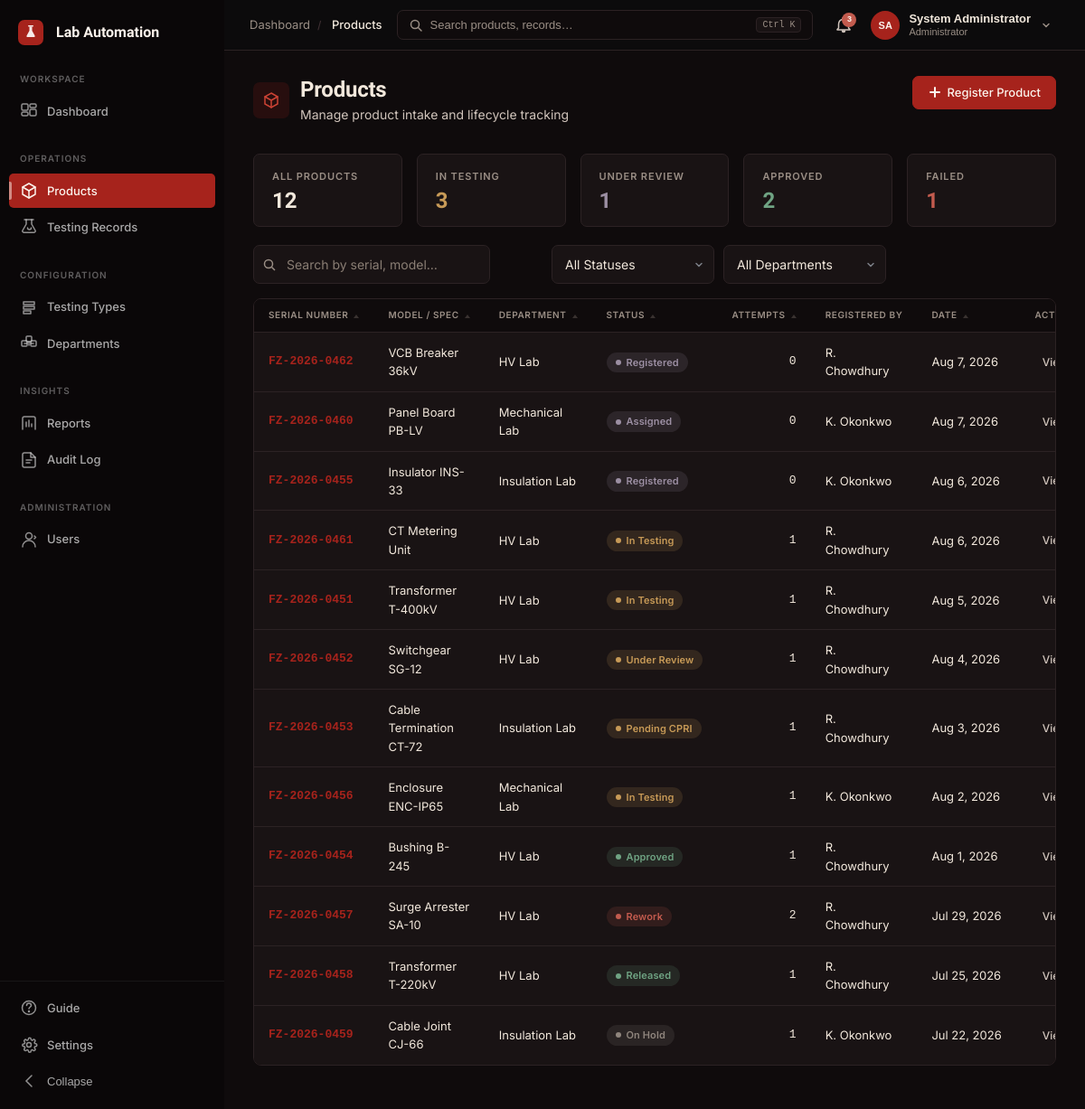
The page /products/index.php (signed in) on the database its author committed.
### tables this page shows
CREATE TABLE products (
    id               INT UNSIGNED AUTO_INCREMENT PRIMARY KEY,
    workspace_id     INT UNSIGNED NOT NULL,
    serial_number    VARCHAR(80) NOT NULL,
    spec_model       VARCHAR(150) NOT NULL,
    department_id    INT UNSIGNED NOT NULL,
    manufactured_at  DATE NULL,
    status           ENUM(
                        'registered','assigned','in_testing','submitted_for_review',
                        'failed_pending_rework','pending_cpri_approval','approved','released',
                        'on_hold','rejected','cancelled'
                     ) NOT NULL DEFAULT 'registered',
    attempt_count    TINYINT UNSIGNED NOT NULL DEFAULT 0,
    registered_by    INT UNSIGNED NOT NULL,
    notes            TEXT NULL,
    created_at       TIMESTAMP NOT NULL DEFAULT CURRENT_TIMESTAMP,
    updated_at       TIMESTAMP NOT NULL DEFAULT CURRENT_TIMESTAMP ON UPDATE CURRENT_TIMESTAMP,
    UNIQUE KEY uq_products_ws_serial (workspace_id, serial_number),
    KEY idx_products_workspace (workspace_id),
    KEY idx_products_department (department_id),
    KEY idx_products_status (status),
    KEY idx_products_registered_by (registered_by),
    KEY idx_products_created_at (created_at),
    CONSTRAINT fk_products_workspace     FOREIGN KEY (workspace_id) REFERENCES workspaces(id),
    CONSTRAINT fk_products_department    FOREIGN KEY (department_id) REFERENCES departments(id),
    CONSTRAINT fk_products_registered_by FOREIGN KEY (registered_by) REFERENCES users(id)
);

CREATE TABLE departments (
    id            INT UNSIGNED AUTO_INCREMENT PRIMARY KEY,
    workspace_id  INT UNSIGNED NOT NULL,
    name          VARCHAR(100) NOT NULL,
    description   VARCHAR(255) NULL,
    status        ENUM('active','inactive') NOT NULL DEFAULT 'active',
    created_at    TIMESTAMP NOT NULL DEFAULT CURRENT_TIMESTAMP,
    updated_at    TIMESTAMP NOT NULL DEFAULT CURRENT_TIMESTAMP ON UPDATE CURRENT_TIMESTAMP,
    UNIQUE KEY uq_departments_ws_name (workspace_id, name),
    KEY idx_departments_workspace (workspace_id),
    CONSTRAINT fk_departments_workspace FOREIGN KEY (workspace_id) REFERENCES workspaces(id)
);

CREATE TABLE users (
    id                     INT UNSIGNED AUTO_INCREMENT PRIMARY KEY,
    workspace_id           INT UNSIGNED NOT NULL,
    name                   VARCHAR(120) NOT NULL,
    email                  VARCHAR(150) NOT NULL,
    email_verified         TINYINT(1) NOT NULL DEFAULT 0,
    password_hash          VARCHAR(255) NOT NULL,
    role                   ENUM('administrator','testing_engineer','lab_technician','quality_manager','auditor') NOT NULL,
    department_id          INT UNSIGNED NULL,
    avatar                 VARCHAR(500) NULL,
    status                 ENUM('active','inactive') NOT NULL DEFAULT 'active',
    invitation_status      ENUM('pending','activated') NULL DEFAULT NULL,
    failed_login_attempts  TINYINT UNSIGNED NOT NULL DEFAULT 0,
    locked_until           DATETIME NULL,
    last_login_at          DATETIME NULL,
    password_changed_at    DATETIME NULL,
    created_at             TIMESTAMP NOT NULL DEFAULT CURRENT_TIMESTAMP,
    updated_at             TIMESTAMP NOT NULL DEFAULT CURRENT_TIMESTAMP ON UPDATE CURRENT_TIMESTAMP,
    UNIQUE KEY uq_users_email (email),
    KEY idx_users_workspace (workspace_id),
    KEY idx_users_department (department_id),
    KEY idx_users_role (role),
    KEY idx_users_status (status),
    CONSTRAINT fk_users_workspace   FOREIGN KEY (workspace_id) REFERENCES workspaces(id),
    CONSTRAINT fk_users_department  FOREIGN KEY (department_id) REFERENCES departments(id) ON DELETE SET NULL
);

### includes/auth.php (called while the page is built, shortened)
<?php
function auth_role(): string
{
    return $_SESSION['user']['role'] ?? '';
}
function can(string $permission): bool
{
    $role = auth_role();
    $permissions = [
        'administrator' => [
            'manage_users', 'manage_departments', 'manage_testing_types', 'manage_settings',
            'manage_testers',
            'register_product', 'edit_product', 'delete_product', 'assign_test',
            'view_all_tests', 'review_test', 'cpri_approve',
            'view_reports', 'export_reports', 'view_audit_log',
            'view_notifications',
        ],
        'testing_engineer' => [
            'register_product', 'edit_product', 'assign_test',
            'view_all_tests', 'review_test',
            'view_reports', 'export_reports', 'view_audit_log',
            'manage_testing_types', 'view_notifications',
        ],
        'lab_technician' => [
            'perform_test', 'record_measurements', 'submit_test',
            'view_own_tests', 'view_notifications',
        ],
        'quality_manager' => [
            'cpri_approve', 'cpri_reject',
            'view_all_tests', 'view_reports', 'export_reports',
            'view_audit_log', 'view_notifications',
        ],
        'auditor' => [
            'view_all_tests', 'view_reports', 'export_reports',
            'view_audit_log', 'view_notifications',
        ],
    ];
    $rolePerms = $permissions[$role] ?? [];
    return in_array($permission, $rolePerms, true);
}

### products/index.php (the view, shortened to what this page needs)
<?php
require_once __DIR__ . '/../includes/helpers.php';
require_once __DIR__ . '/../includes/header.php';
$wsId = auth_workspace_id();
$search       = trim($_GET['q'] ?? '');
$page         = max(1, (int) ($_GET['page'] ?? 1));
$perPage      = 20;
$offset       = ($page - 1) * $perPage;
$statsAllStmt = $pdo->prepare('SELECT COUNT(*) FROM products WHERE workspace_id = :ws');
$statsAllStmt->execute(['ws' => $wsId]);
$statsTestingStmt = $pdo->prepare("SELECT COUNT(*) FROM products WHERE workspace_id = :ws AND status = 'in_testing'");
$statsTestingStmt->execute(['ws' => $wsId]);
$statsReviewStmt = $pdo->prepare("SELECT COUNT(*) FROM products WHERE workspace_id = :ws AND status = 'submitted_for_review'");
$statsReviewStmt->execute(['ws' => $wsId]);
$statsApprovedStmt = $pdo->prepare("SELECT COUNT(*) FROM products WHERE workspace_id = :ws AND status IN ('approved','released')");
$statsApprovedStmt->execute(['ws' => $wsId]);
$statsFailedStmt = $pdo->prepare("SELECT COUNT(*) FROM products WHERE workspace_id = :ws AND status IN ('failed_pending_rework','rejected')");
$statsFailedStmt->execute(['ws' => $wsId]);
$stats = [
    'all'     => (int) $statsAllStmt->fetchColumn(),
    'testing' => (int) $statsTestingStmt->fetchColumn(),
    'review'  => (int) $statsReviewStmt->fetchColumn(),
    'approved'=> (int) $statsApprovedStmt->fetchColumn(),
    'failed'  => (int) $statsFailedStmt->fetchColumn(),
];
$where = [];
$params = [];
$where[] = 'p.workspace_id = :ws';
$params['ws'] = $wsId;
$whereSql = $where ? 'WHERE ' . implode(' AND ', $where) : '';
$stmt = $pdo->prepare("
    SELECT p.*, d.name AS department, u.name AS registered_by_name
    FROM products p
    LEFT JOIN departments d ON p.department_id = d.id
    LEFT JOIN users u ON p.registered_by = u.id
    {$whereSql}
    ORDER BY p.created_at DESC
    LIMIT {$perPage} OFFSET {$offset}
");
$stmt->execute($params);
$products = $stmt->fetchAll();
?>
<div class="page-header">
  <div class="page-header-left">
    <div class="d-flex align-center gap-12 mb-4">
      <div style="width:40px;height:40px;border-radius:var(--radius-md);background:var(--accent-tint);display:flex;align-items:center;justify-content:center;flex-shrink:0;">
        <svg width="20" height="20" viewBox="0 0 20 20" fill="none" stroke="var(--accent-strong)" stroke-width="1.5" stroke-linecap="round"><path d="M10 2L17 6v8l-7 4-7-4V6l7-4z"/><path d="M10 10l7-4M10 10v8M10 10L3 6"/></svg>
      </div>
      <div>
        <h1 class="page-title">Products</h1>
        <p class="page-subtitle" style="margin-top:2px;">Manage product intake and lifecycle tracking</p>
      </div>
    </div>
  </div>
  <?php if (can('register_product')): ?>
  <div class="page-actions">
    <a href="<?= url('products/create.php') ?>" class="btn btn-primary">
      <svg width="16" height="16" viewBox="0 0 16 16" fill="none" stroke="currentColor" stroke-width="2" stroke-linecap="round"><line x1="8" y1="3" x2="8" y2="13"/><line x1="3" y1="8" x2="13" y2="8"/></svg>
      Register Product
    </a>
  </div>
  <?php endif; ?>
</div>
<div class="stat-grid stat-grid-5" style="grid-template-columns:repeat(5,1fr);margin-bottom:20px;">
  <div class="stat-tile" style="padding:16px 20px;"><span class="stat-label">All Products</span><span class="stat-value" style="font-size:1.5rem;" data-count-to="<?= $stats['all'] ?>"><?= $stats['all'] ?></span></div>
  <div class="stat-tile" style="padding:16px 20px;"><span class="stat-label">In Testing</span><span class="stat-value" style="font-size:1.5rem;color:var(--warning);" data-count-to="<?= $stats['testing'] ?>"><?= $stats['testing'] ?></span></div>
  <div class="stat-tile" style="padding:16px 20px;"><span class="stat-label">Under Review</span><span class="stat-value" style="font-size:1.5rem;color:var(--info);" data-count-to="<?= $stats['review'] ?>"><?= $stats['review'] ?></span></div>
  <div class="stat-tile" style="padding:16px 20px;"><span class="stat-label">Approved</span><span class="stat-value" style="font-size:1.5rem;color:var(--success);" data-count-to="<?= $stats['approved'] ?>"><?= $stats['approved'] ?></span></div>
  <div class="stat-tile" style="padding:16px 20px;"><span class="stat-label">Failed</span><span class="stat-value" style="font-size:1.5rem;color:var(--fail);" data-count-to="<?= $stats['failed'] ?>"><?= $stats['failed'] ?></span></div>
</div>
<form method="get" action="" class="filter-bar">
  <div class="filter-search">
    <svg width="16" height="16" viewBox="0 0 16 16" fill="none" stroke="currentColor" stroke-width="1.5"><circle cx="7" cy="7" r="4.5"/><line x1="10.5" y1="10.5" x2="14" y2="14"/></svg>
    <input type="text" name="q" class="form-control" placeholder="Search by serial, model…" value="<?= e($search) ?>">
  </div>
  <select name="status" class="form-control" style="width:180px;" onchange="this.form.submit()">
    <option value="">All Statuses</option>
  </select>
  <select name="department" class="form-control" style="width:180px;" onchange="this.form.submit()">
    <option value="">All Departments</option>
  </select>
</form>
<div class="table-wrap">
  <table class="data-table">
    <thead>
      <tr>
        <th class="sortable">Serial Number</th>
        <th class="sortable">Model / Spec</th>
        <th class="sortable">Department</th>
        <th class="sortable">Status</th>
        <th class="sortable">Attempts</th>
        <th>Registered By</th>
        <th class="sortable">Date</th>
        <th class="col-actions">Actions</th>
      </tr>
    </thead>
    <tbody>
      <?php if (empty($products)): ?>
      <tr><td colspan="8" style="text-align:center;color:var(--ink-faint);padding:24px;">No products found.</td></tr>
      <?php else: ?>
      <?php foreach ($products as $p): ?>
      <tr>
        <td class="col-mono">
          <a href="<?= url('products/detail.php?id=' . $p['id']) ?>" style="font-weight:600;"><?= e($p['serial_number']) ?></a>
        </td>
        <td><?= e($p['spec_model']) ?></td>
        <td><?= e($p['department'] ?? '—') ?></td>
        <td><?= status_badge($p['status']) ?></td>
        <td class="col-num"><?= (int) $p['attempt_count'] ?></td>
        <td class="text-soft"><?= e($p['registered_by_name'] ?? '—') ?></td>
        <td class="text-soft" style="font-size:0.8125rem;white-space:nowrap;"><?= format_date($p['created_at']) ?></td>
        <td class="col-actions">
          <a href="<?= url('products/detail.php?id=' . $p['id']) ?>" class="btn btn-sm btn-ghost">View</a>
        </td>
      </tr>
      <?php endforeach; ?>
      <?php endif; ?>
    </tbody>
  </table>
</div>
<?php require_once __DIR__ . '/../includes/footer.php'; ?>

### includes/helpers.php (shortened to what this page needs)
<?php
function e(string $value): string
{
    return htmlspecialchars($value, ENT_QUOTES | ENT_SUBSTITUTE, 'UTF-8');
}
function url(string $path = ''): string
{
    return BASE_URL . '/' . ltrim($path, '/');
}
function format_date(?string $date, string $format = 'M j, Y'): string
{
    return (new DateTimeImmutable($date))->format($format);
}
function status_badge(string $status): string
{
    $map = [
        'registered'             => ['label' => 'Registered',       'class' => 'badge-info'],
        'assigned'               => ['label' => 'Assigned',         'class' => 'badge-info'],
        'in_testing'             => ['label' => 'In Testing',       'class' => 'badge-warning'],
        'submitted_for_review'   => ['label' => 'Under Review',     'class' => 'badge-warning'],
        'passed'                 => ['label' => 'Passed',           'class' => 'badge-success'],
        'failed'                 => ['label' => 'Failed',           'class' => 'badge-fail'],
        'failed_pending_rework'  => ['label' => 'Rework',           'class' => 'badge-fail'],
        'pending_cpri_approval'  => ['label' => 'Pending CPRI',     'class' => 'badge-warning'],
        'approved'               => ['label' => 'Approved',         'class' => 'badge-success'],
        'released'               => ['label' => 'Released',         'class' => 'badge-success'],
        'on_hold'                => ['label' => 'On Hold',          'class' => 'badge-hold'],
        'rejected'               => ['label' => 'Rejected',         'class' => 'badge-fail'],
        'cancelled'              => ['label' => 'Cancelled',        'class' => 'badge-hold'],
        'active'                 => ['label' => 'Active',           'class' => 'badge-success'],
        'inactive'               => ['label' => 'Inactive',         'class' => 'badge-hold'],
        'archived'               => ['label' => 'Archived',         'class' => 'badge-hold'],
        'pass'                   => ['label' => 'Pass',             'class' => 'badge-success'],
        'fail'                   => ['label' => 'Fail',             'class' => 'badge-fail'],
    ];
    $entry = $map[$status] ?? ['label' => ucfirst(str_replace('_', ' ', $status)), 'class' => 'badge-hold'];
    return '<span class="status-badge ' . $entry['class'] . '"><span class="status-dot"></span>' . e($entry['label']) . '</span>';
}

### rows shown on the page
products: serial_number "FZ-2026-0462", spec_model "VCB Breaker 36kV", department.name "HV Lab", status "Registered", attempt_count "0", registered_by.name "R. Chowdhury", created_at "Aug 7, 2026"
products: serial_number "FZ-2026-0460", spec_model "Panel Board PB-LV", department.name "Mechanical Lab", status "Assigned", attempt_count "0", registered_by.name "K. Okonkwo", created_at "Aug 7, 2026"
products: serial_number "FZ-2026-0455", spec_model "Insulator INS-33", department.name "Insulation Lab", status "Registered", attempt_count "0", registered_by.name "K. Okonkwo", created_at "Aug 6, 2026"
products: serial_number "FZ-2026-0461", spec_model "CT Metering Unit", department.name "HV Lab", status "In Testing", attempt_count "1", registered_by.name "R. Chowdhury", created_at "Aug 6, 2026"
products: serial_number "FZ-2026-0451", spec_model "Transformer T-400kV", department.name "HV Lab", status "In Testing", attempt_count "1", registered_by.name "R. Chowdhury", created_at "Aug 5, 2026"
products: serial_number "FZ-2026-0452", spec_model "Switchgear SG-12", department.name "HV Lab", status "Under Review", attempt_count "1", registered_by.name "R. Chowdhury", created_at "Aug 4, 2026"
products: serial_number "FZ-2026-0453", spec_model "Cable Termination CT-72", department.name "Insulation Lab", status "Pending CPRI", attempt_count "1", registered_by.name "R. Chowdhury", created_at "Aug 3, 2026"
products: serial_number "FZ-2026-0456", spec_model "Enclosure ENC-IP65", department.name "Mechanical Lab", status "In Testing", attempt_count "1", registered_by.name "K. Okonkwo", created_at "Aug 2, 2026"
products: serial_number "FZ-2026-0454", spec_model "Bushing B-245", department.name "HV Lab", status "Approved", attempt_count "1", registered_by.name "R. Chowdhury", created_at "Aug 1, 2026"
products: serial_number "FZ-2026-0457", spec_model "Surge Arrester SA-10", department.name "HV Lab", status "Rework", attempt_count "2", registered_by.name "R. Chowdhury", created_at "Jul 29, 2026"
products: serial_number "FZ-2026-0458", spec_model "Transformer T-220kV", department.name "HV Lab", status "Released", attempt_count "1", registered_by.name "R. Chowdhury", created_at "Jul 25, 2026"
products: serial_number "FZ-2026-0459", spec_model "Cable Joint CJ-66", department.name "Insulation Lab", status "On Hold", attempt_count "1", registered_by.name "K. Okonkwo", created_at "Jul 22, 2026"

### other values the page prints
$crumb['label'] "Dashboard"
$crumb['label'] "Products"
$notifCount "3"
$initials "SA"
$currentUser['name'] "System Administrator"
$roleBadge "Administrator"
$stats['all'] "12"
$stats['testing'] "3"
$stats['review'] "1"
$stats['approved'] "2"
$stats['failed'] "1"
